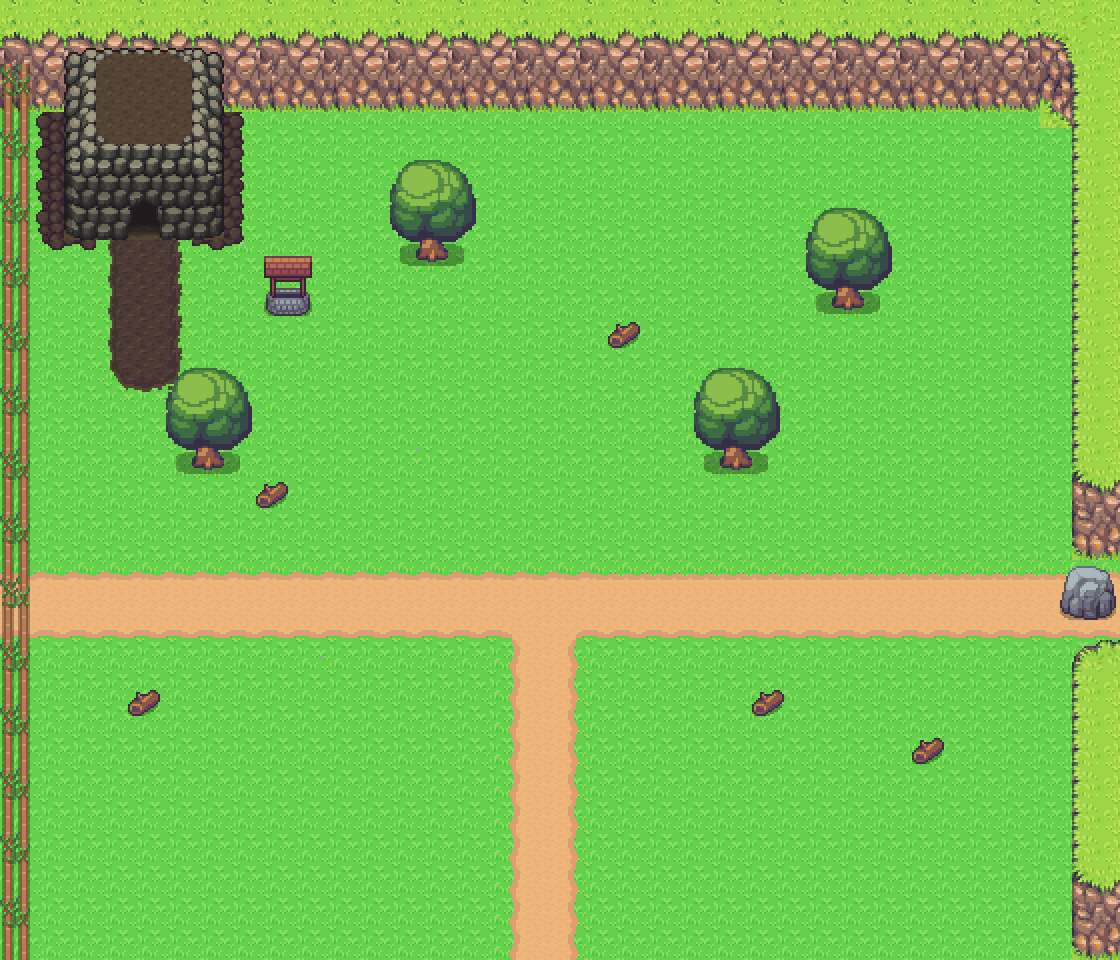

Tiled map render using the project's own tile images. Description and the map definition, with tile-layer contents summarised, below:
An orthogonal 70x60 tile map with 16x16 px tiles, 5 tile layers (Grass, Path, Objects, Cliff, ...), 4 tilesets and 19 objects.

<map version="1.10" tiledversion="1.10.1" orientation="orthogonal" renderorder="right-down" width="70" height="60" tilewidth="16" tileheight="16" infinite="0" nextlayerid="10" nextobjectid="63">
 <editorsettings>
  <export target="testMap.lua" format="lua" />
 </editorsettings>
 <tileset firstgid="1" name="1_terrain" tilewidth="16" tileheight="16" tilecount="1440" columns="30">
  <image source="../tilesets/1_terrain.png" width="480" height="768" />
 </tileset>
 <tileset firstgid="1441" name="3_plants" tilewidth="16" tileheight="16" tilecount="240" columns="30">
  <image source="../tilesets/3_plants.png" width="480" height="128" />
 </tileset>
 <tileset firstgid="1681" name="7_grass_cliff" tilewidth="16" tileheight="16" tilecount="420" columns="35">
  <image source="../tilesets/7_grass_cliff.png" width="560" height="192" />
 </tileset>
 <tileset firstgid="2101" name="8_cave" tilewidth="16" tileheight="16" tilecount="448" columns="28">
  <image source="../tilesets/8_cave.png" width="448" height="256" />
 </tileset>
 <layer id="1" name="Grass" width="70" height="60">
  <data>[4200 cells, 4200 non-empty, 4 distinct tile ids]</data>
 </layer>
 <layer id="2" name="Path" width="70" height="60">
  <data>[4200 cells, 678 non-empty, 90 distinct tile ids]</data>
 </layer>
 <layer id="3" name="Objects" width="70" height="60">
  <data>[4200 cells, 324 non-empty, 86 distinct tile ids]</data>
 </layer>
 <layer id="8" name="Cliff" width="70" height="60">
  <data>[4200 cells, 636 non-empty, 58 distinct tile ids]</data>
 </layer>
 <layer id="4" name="Cave" width="70" height="60">
  <data>[4200 cells, 128 non-empty, 128 distinct tile ids]</data>
 </layer>
 <objectgroup id="7" name="Walls">
  <object id="23" x="1072" y="0" width="48" height="960" />
  <object id="26" x="0" y="0" width="1072" height="112" />
  <object id="28" x="0" y="112" width="32" height="848" />
  <object id="29" x="64" y="112" width="160" height="80" />
  <object id="31" x="266" y="288" width="44" height="28" />
  <object id="33" x="192" y="448" width="32" height="22" />
  <object id="34" x="720" y="448" width="32" height="23" />
  <object id="35" x="832" y="288" width="32" height="23" />
  <object id="36" x="416" y="240" width="32" height="23" />
  <object id="38" x="1060" y="576" width="12" height="41" />
  <object id="44" x="608" y="322" width="32" height="26" />
  <object id="51" x="160" y="192" width="64" height="48" />
  <object id="52" x="64" y="192" width="64" height="48" />
  <object id="53" x="32" y="944" width="1040" height="16" />
  <object id="54" x="256" y="482" width="32" height="26" />
  <object id="55" x="129" y="690" width="32" height="26" />
  <object id="56" x="752" y="690" width="32" height="26" />
  <object id="57" x="912" y="738" width="32" height="26" />
 </objectgroup>
 <objectgroup id="9" name="Gates">
  <object id="61" x="128" y="192" width="32" height="17" />
 </objectgroup>
</map>
